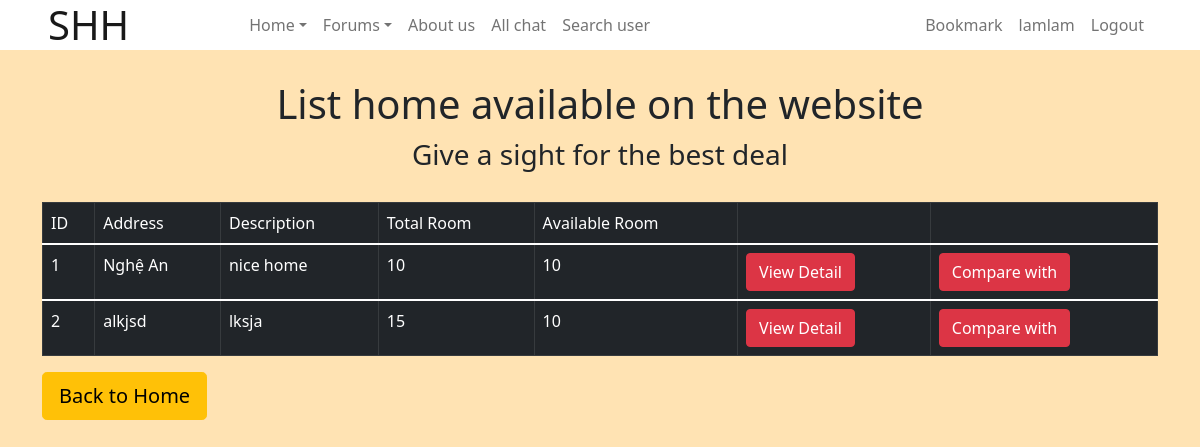
The page /home/ (signed in) on the database its author committed.
### models/home.py (models this page shows)
class Home(db.Model):
    id = db.Column(db.Integer, primary_key=True)
    name = db.Column(db.String(100), unique=False, nullable=False)
    address = db.Column(db.String(100), unique=False, nullable=False)
    description = db.Column(db.String(1000), unique=False, nullable=False)
    total_rooms = db.Column(db.Integer, unique=False, nullable=False)
    available_rooms = db.Column(db.Integer, unique=False, nullable=False)
    timestamp = db.Column(db.DateTime, nullable=False)
    user_id = db.Column(db.Integer, db.ForeignKey('user.id'), nullable=False)
    reports = db.relationship('ReportHome', backref='home', lazy=True)
    room = db.relationship('RoomDetail', backref='home', lazy=True)

### routers/home.py (the view)
@home_router.route('/')
@login_required
def list_home():
    return controllers.home.list_home()

### app.py (called while the page is built)
@app.after_request
def apply_caching(response):
    response.headers["X-Frame-Options"] = "SAMEORIGIN"
    response.headers["HTTP-HEADER"] = "VALUE"
    return response

### controllers/home.py (called while the page is built)
def list_home():
    list_home = Home.query.all()
    return render_template("home/list_home.html", list_home=list_home)

### templates/home/list_home.html (shortened to what this page needs)
<!DOCTYPE html>
<html lang="en">
<head>
	<link href="https://cdn.jsdelivr.net/npm/bootstrap@5.1.3/dist/css/bootstrap.min.css" rel="stylesheet">
</head>
<body style="background-color: #FFE3B3;">
	{% include 'components/navbar.html' %}
	<div class="container">
		<div style="margin-top: 30px ;">
			<h1 class="text-center" style="margin-bottom: 10px;">List home available on the website</h1>
			<h3 class="text-center" style="margin-bottom: 30px;">Give a sight for the best deal</h3>
		</div>
		<table class="table table-bordered table-hover table-dark">
			<thead>
				<tr class="header">
					<td> ID </td>
					<td> Address </td>
					<td> Description</td>
					<td> Total Room </td>
					<td> Available Room </td>
					<td></td>
					<td></td>
				</tr>
			</thead>
			{%for i in list_home%}
			<tbody>
				<tr>
					<td> {{i.id}} </td>
					<td> {{i.address}} </td>
					<td> {{i.description}} </td>
					<td>{{i.total_rooms}}</td>
					<td> {{i.available_rooms}} </td>
					<td> <a href="{{url_for('home_router.home_detail', home_id = i.id)}}"><button
								class="btn btn-danger">
								View Detail </button></a> </td>
					<td> <a href="{{url_for('home_router.home_compare', home_id = i.id)}}"><button
								class="btn btn-danger">
								Compare with </button></a> </td>
				</tr>
			</tbody>
			{%endfor%}
		</table>
		<div>
			<a href="/">
				<button class="btn btn-warning btn-lg">
					Back to Home
				</button>
			</a>
		</div>
	</div>
</body>
</html>

### rows shown on the page
Home: id "1", address "Nghệ An", description "nice home", total_rooms "10", available_rooms "10"
Home: id "2", address "alkjsd", description "lksja", total_rooms "15", available_rooms "10"

### other values the page prints
{{ session['username'] }} "lamlam"
